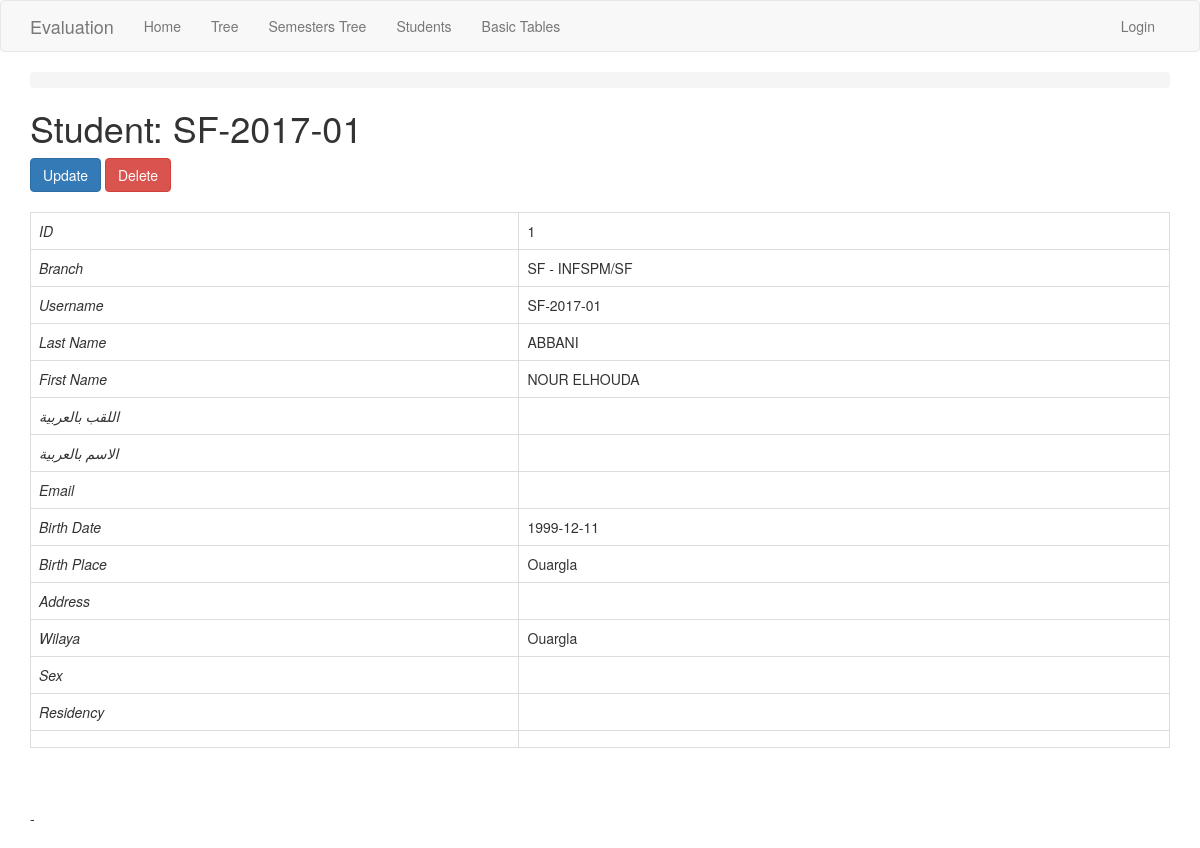
The page /student/view/1/ on the database as committed earlier.
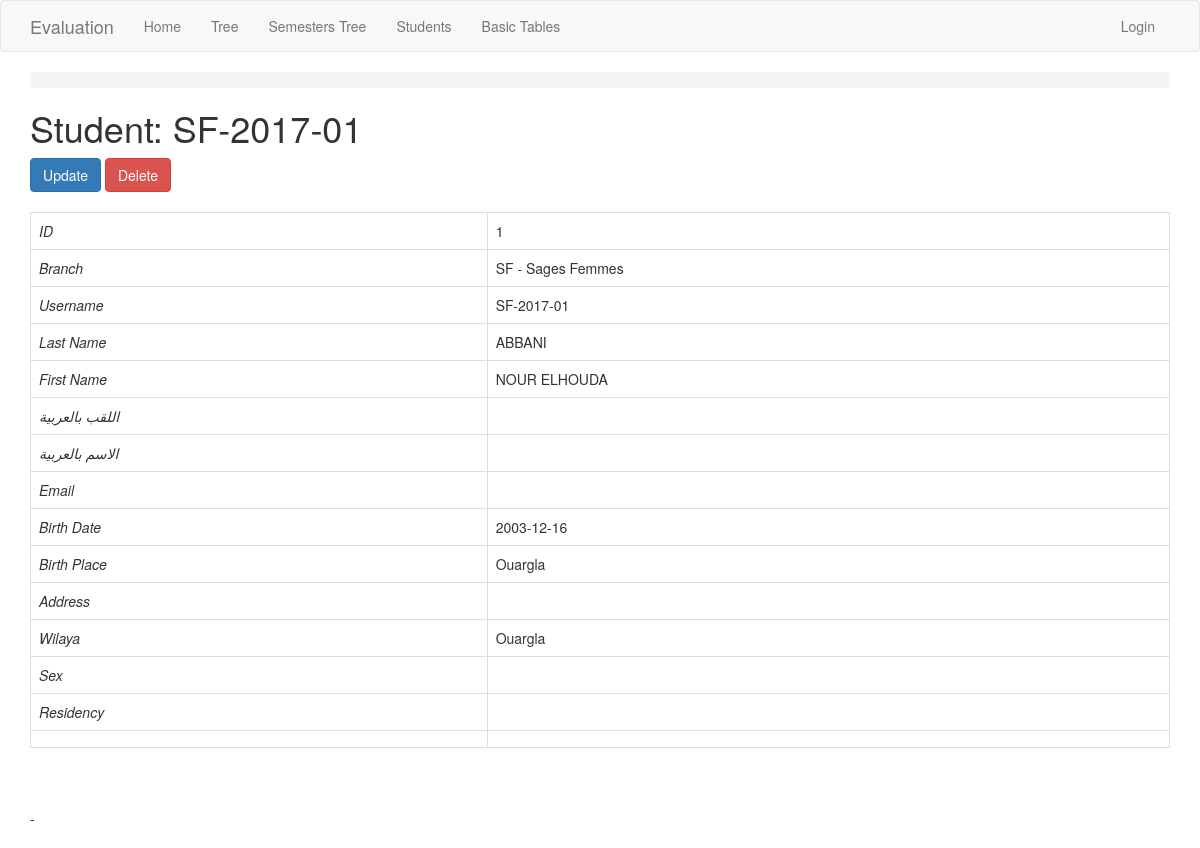
The same page on the database as committed later.
### app/models.py (models this page shows, shortened)
class Branch(db.Model):
    id = db.Column(db.Integer, primary_key=True)
    name = db.Column(db.String(100), index=True, unique=True)
    description = db.Column(db.String(150))
    school_id = db.Column(db.Integer, db.ForeignKey('school.id'))
    students = db.relationship('Student', backref='branch')
    semesters = db.relationship('Semester', backref='branch')
    promos = db.relationship('Promo', backref='branch', order_by='Promo.start_date, Promo.name')

class Student(db.Model):
    id = db.Column(db.Integer, primary_key=True)
    username = db.Column(db.String(20), index=True, unique=True) # matricule
    last_name = db.Column(db.String(45), index=True)
    first_name = db.Column(db.String(45), index=True)
    email = db.Column(db.String(120))
    birth_date = db.Column(db.Date)
    birth_place = db.Column(db.String(45))
    address =  db.Column(db.String(120))
    photo = db.Column(db.String(250))
    last_name_arab = db.Column(db.String(100))
    first_name_arab = db.Column(db.String(100))
    sex = db.Column(db.String(20))
    residency = db.Column(db.String(20))
    phones = db.relationship('Phone', backref='student')
    create_time = db.Column(db.DateTime, default=datetime.utcnow)
    update_time = db.Column(db.DateTime, default=datetime.utcnow)
    branch_id = db.Column(db.Integer, db.ForeignKey('branch.id'))
    wilaya_id = db.Column(db.Integer, db.ForeignKey('wilaya.id'))
    student_sessions = db.relationship('StudentSession', back_populates='student')
    annual_grades = db.relationship('AnnualGrade', backref='student')

### app/routes.py (the view)
@app.route('/student/view/<id>/', methods=['GET', 'POST'])
@register_breadcrumb(app, '.basic.student.view', 'View')
def student_view(id):
    student = Student.query.get_or_404(id)
    return render_template('student/view.html', title='Student View', student=student)

### app/templates/student/view.html (shortened to what this page needs)
{% extends "base.html" %}
{% block app_content %}
    <h1>Student: {{student.username}}</h1>
    <div>
        <a class="btn btn-primary" href="{{ url_for('student_update', id=student.id) }}">Update</a>
        <button class="btn btn-danger"
            data-href="{{url_for('student_delete', id=student.id)}}"
            data-toggle="modal" data-target="#confirm-delete">Delete
        </button>
    </div>
    <div>
        <table class="table table-bordered">
          <tr><td><i>ID</i></td> <td>{{student.id}}</td></tr>
          <tr><td><i>Branch</i></td> <td>{{student.branch.name+" - "+student.branch.description}}</td></tr>
          <tr><td><i>Username</i></td> <td>{{student.username}}</td></tr>
          <tr><td><i>Last Name</i></td> <td>{{student.last_name}}</td></tr>
          <tr><td><i>First Name</i></td> <td>{{student.first_name}}</td></tr>
          <tr><td><i>اللقب بالعربية</i></td> <td>{{student.last_name_arab | replace("None", "")}}</td></tr>
          <tr><td><i>الاسم بالعربية</i></td> <td>{{student.first_name_arab | replace("None", "")}}</td></tr>
          <tr><td><i>Email</i></td> <td>{{student.email | replace("None", "")}}</td></tr>
          <tr><td><i>Birth Date</i></td> <td>{{student.birth_date | replace("None", "")}}</td></tr>
          <tr><td><i>Birth Place</i></td> <td>{{student.birth_place | replace("None", "")}}</td></tr>
          <tr><td><i>Address</i></td> <td>{{student.address | replace("None", "")}}</td></tr>
          <tr><td><i>Wilaya</i></td> <td>{{student.wilaya.name}}</td></tr>
          <tr><td><i>Sex</i></td> <td>{{student.sex | replace("None", "")}}</td></tr>
          <tr><td><i>Residency</i></td> <td>{{student.residency | replace("None", "")}}</td></tr>
          <tr><td></td> <td></td></tr>
        </table>
      - </br>
    </div>
{% endblock %}

Rows that differ between the two databases and show on the page:
changed Student "ABBANI": birth_date "1999-12-11" → "2003-12-16"
changed Branch: branch "SF - INFSPM/SF" → "SF - Sages Femmes"
